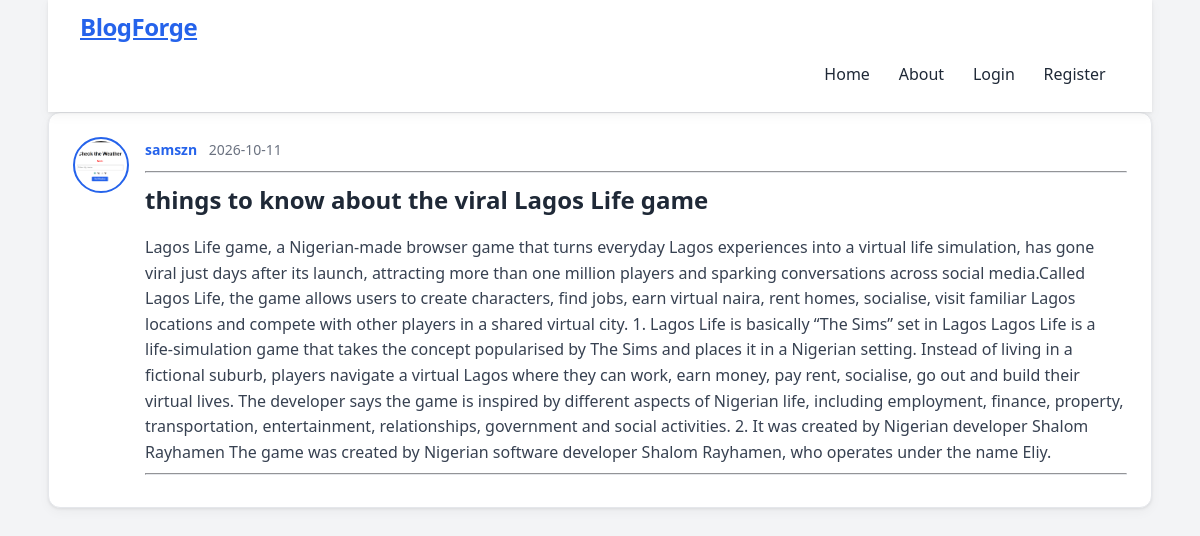
Screenshot of /post/2 with the database file from the repository.
### app/model.py (models this page shows, shortened)
class User(db.Model, UserMixin):
    id = db.Column(db.Integer,primary_key=True)
    username =db.Column(db.String(20),unique = True,nullable = False)
    email =db.Column(db.String(120),unique = True,nullable = False)
    image_file =db.Column(db.String(20),nullable = False,default="default.jpg")
    password =db.Column(db.String(60),nullable = False)
    posts = db.relationship("Post",backref="author",lazy=True)

class Post(db.Model):
    id = db.Column(db.Integer,primary_key=True)
    title =db.Column(db.String(100),nullable = False)
    date_posted =db.Column(db.DateTime,nullable = False,default=datetime.utcnow)
    content = db.Column(db.Text,nullable=False)
    user_id = db.Column(db.Integer,db.ForeignKey('user.id'),nullable=False)

### app/posts/routes.py (the view)
@posts.route("/post/<int:post_id>")
def post(post_id):
    post = Post.query.get_or_404(post_id)
    return render_template('post.html',title= "Post",post = post)

### app/templates/post.html (shortened to what this page needs)
{% extends "base.html" %}
{% block content %}
<article class="media content-section">
  <img class="rounded-circle article-img" src="{{ url_for('static', filename='img/' + post.author.image_file) }}" alt="">
  <div class="media-body">
    <div class="article-metadata">
      <small>
        <a href="{{ url_for('users.user_posts', username=post.author.username) }}" class="author">{{ post.author.username }}</a>
        <span class="date-posted">{{ post.date_posted.strftime('%Y-%m-%d') }}</span>
      </small>
      <hr>
    </div>
    <h2 class="article-title">{{ post.title }}</h2>
    <p>{{ post.content }}</p>
    <hr>
  </div>
</article>
{% endblock %}

### app/static/style.css (style rules this page uses)
:root { --accent: #2563eb; --accent-dark: #1d4ed8; --text: #1f2937; --muted: #6b7280; --bg: #f3f4f6; --radius: 12px; --shadow: 0 1px 3px rgba(0, 0, 0, 0.08), 0 4px 12px rgba(0, 0, 0, 0.04); }
* { box-sizing: border-box; }
body { background: #f3f4f6; color: #1f2937; font-family: "Segoe UI", system-ui,sans-serif; line-height: 1.6; margin: 0 3rem; }
.media { display: flex; align-items: flex-start; }
.content-section { background: #ffffff; border: 1px solid #e5e7eb; border-radius: var(--radius); box-shadow: var(--shadow); padding: 1.5rem; margin-bottom: 1.5rem; min-width: 0; overflow-wrap: break-word; transition: transform 0.2s, box-shadow 0.2s; }
.content-section p { color: #374151; margin-bottom: 0; }
.article-img { width: 56px; height: 56px; object-fit: cover; border: 2px solid #2563eb; padding: 2px; background: #ffffff; border-radius: 50%; }
.media-body { flex: 1; margin-left: 1rem; min-width: 0; }
.article-metadata { margin-bottom: 0.5rem; }
.article-metadata small { color:#6b7280; font-size: 0.875rem; }
.author { font-weight: 600; color: #2563eb; text-decoration: none; }
.date-posted { margin-left: 0.5rem; }
.article-title { font-size: 1.5rem; font-weight: 700; margin: 0.25rem 0 0.75rem; }
hr { border-color: #e5e7eb; opacity: 1; }

### rows the page displays
User: image_file (picture), author.username "samszn"
Post: date_posted "2026-10-11", title "things to know about the viral Lagos Life game", content "Lagos Life game, a Nigerian-made browser game that turns everyday Lagos experiences into a virtual life simulation, has gone viral just days after its launch, attracting more than one million players and sparking conversations across social media.Called Lagos Life, the game allows users to create characters, find jobs, earn virtual naira, rent homes, socialise, visit familiar Lagos locations and compete with other players in a shared virtual city. 1. Lagos Life is basically “The Sims” set in Lagos Lagos Life is a life-simulation game that takes the concept popularised by The Sims and places it in a Nigerian setting. Instead of living in a fictional suburb, players navigate a virtual Lagos…"
